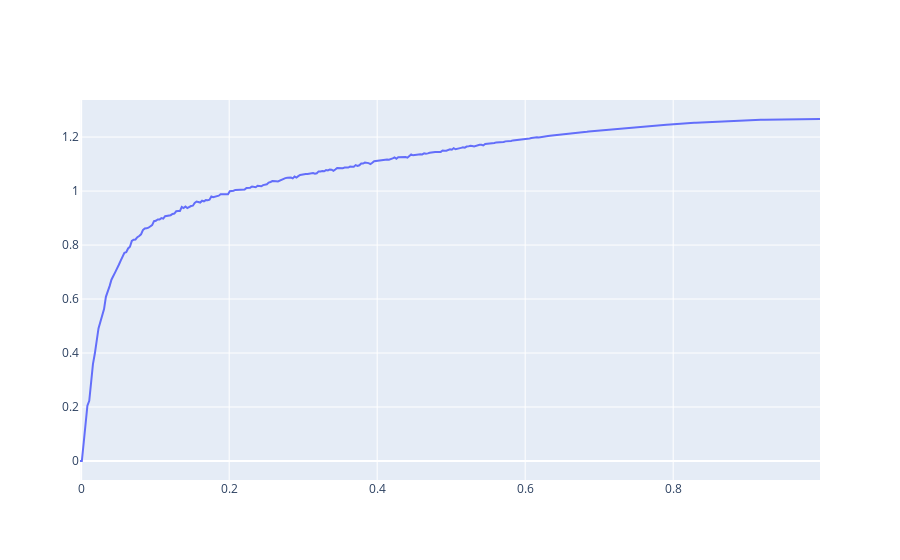

Source (notebook cell):
### Code cell
# z = r*cos(t)

    

    
    import plotly as py
import plotly.graph_objs as go 
import ipywidgets as wingets
from scipy import special 
py.offline.init_notebook_mode(connected=True)
    x= df_avg.dist_norm
z=df_avg.z_velocity
#y= df_avg.dist_norm # z = r*cos(t)
fig = go.Figure()
fig.add_trace(go.Scatter(x=x, y=z,mode='lines', name='lines'))
fig.show()
#data = [surface]

# layout = go.Layout(
#     title='Parametric Plot',
#     scene=dict(
#         xaxis=dict(
#             gridcolor='rgb(255, 255, 255)',
#             zerolinecolor='rgb(255, 255, 255)',
#             showbackground=True,
#             backgroundcolor='rgb(230, 230,230)'
#         ),
#         yaxis=dict(
#             gridcolor='rgb(255, 255, 255)',
#             zerolinecolor='rgb(255, 255, 255)',
#             showbackground=True,
#             backgroundcolor='rgb(230, 230,230)'
#         ),
#         zaxis=dict(
#             gridcolor='rgb(255, 255, 255)',
#             zerolinecolor='rgb(255, 255, 255)',
#             showbackground=True,
#             backgroundcolor='rgb(230, 230,230)'
#         )
#     )
# )

# fig = go.Figure(data=data, layout=layout)
# py.offline.iplot(fig)

### Figure 1 — Plotly figure (JSON) as saved in the notebook; plotly's stock layout.template omitted (floating-point values rounded to 4 significant figures; data arrays with more than 128 entries replaced by an {"elided": "..."} marker saying what was removed)
{"data": [{"mode": "lines", "name": "lines", "type": "scatter", "x": {"elided": "346 float values"}, "y": {"elided": "346 float values"}}], "layout": {}}
